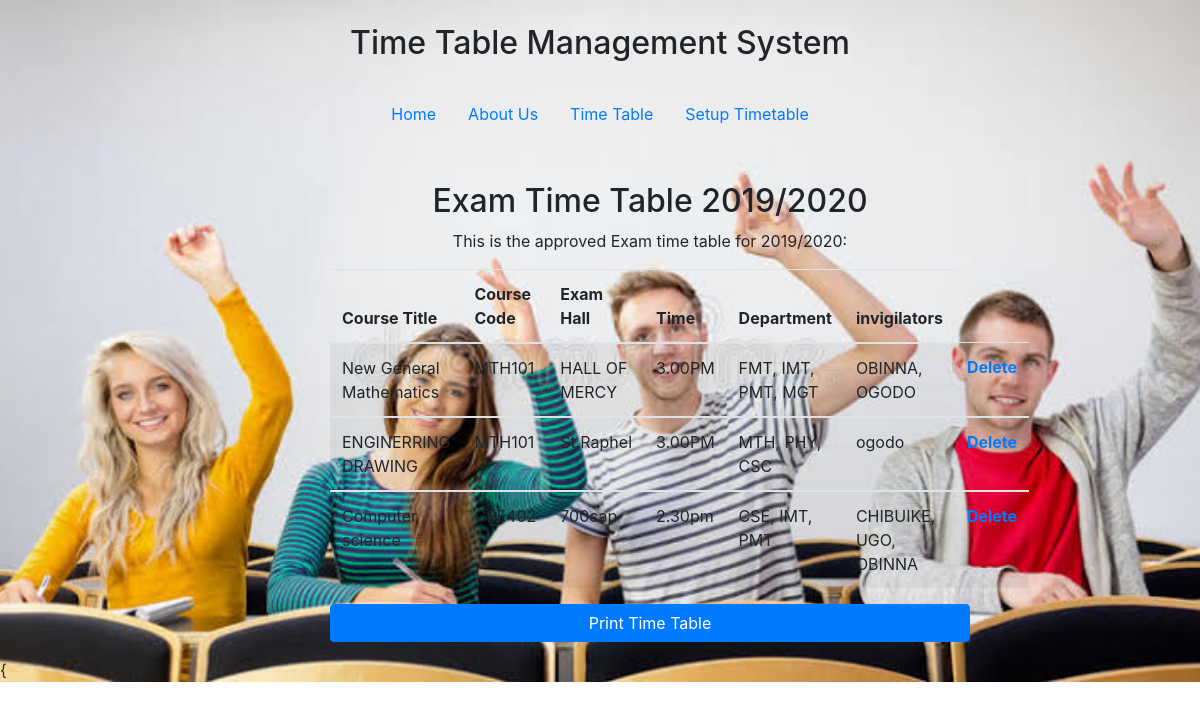
The page /examtime on the database its author committed.
### timetable/models.py (models this page shows, shortened)
class TimeTable(models.Model):
    course_title = models.CharField(max_length=2000)
    course_code = models.CharField(max_length=6)
    hall = models.CharField(max_length=200)
    time = models.CharField(max_length=20)
    invigilators = models.CharField(max_length=2000)
    department = models.CharField(max_length=200)

### timetable/views.py (the view)
# urls.py: path('examtime',views.ExamTime, name='examtime'),
def ExamTime(request):
    url = 'exam_time.html'
    exam = TimeTable.objects.all()
    return render(request, url, {'exams': exam})

### timetable/templates/exam_time.html
{%extends 'base.html'%}
{%load static%}
{%block body%}
<div class="container">
  <h2 align="center">Exam Time Table 2019/2020</h2>
  <p align="center">This is the approved Exam time table for 2019/2020:</p>
  <table class="table table-striped">
          <thead>
            <tr>
              <th>Course Title</th>
              <th>Course Code</th>
              <th>Exam Hall</th>
              <th>Time</th>
              <th>Department</th>
              <th>invigilators</th>
            </tr>
          </thead>
    {% for exam in exams%}
          <tbody>
            <tr>
              <td>{{exam.course_title}}</td>
              <td>{{exam.course_code}}</td>
              <td>{{exam.hall}}</td>
              <td>{{exam.time}}</td>
              <td>{{exam.department}}</td>
              <td>{{exam.invigilators}}</td>
                <td><a href="{% url 'timetable:TimeDelete' exam.id%}" class="crad-link"><b>Delete</b></a></td>
            </tr>
          </tbody>
    {%endfor%}
  </table>
   <div class="form-group">
     <input type="submit" value="Print Time Table" class="btn btn-primary btn-block" >
   </div>
</div>
{%endblock%}

### timetable/templates/base.html (shortened to what this page needs)
{% load static %}
<!DOCTYPE html>
<html lang="en" xmlns="http://www.w3.org/1999/html">
<head>
    <link rel="stylesheet" href="{% static 'bootstrap/css/bootstrap.min.css' %}">
    <link rel="stylesheet" href="{% static 'bootstrap/css/bootstrap.js' %}">
    <link rel="stylesheet" href="{% static 'css/styles.css' %}">
</head>
<body class="bg">
<br/>
<div class="container">
  <h2 align="center">Time Table Management System</h2>
    <br/>
    <ul class="nav justify-content-center">
        <ul class="nav nav-pills" >
    <li class="nav-item">
      <a class="nav-link" href="{% url 'timetable:home'%}">Home</a>
    </li>
    <li class="nav-item">
      <a class="nav-link" href="#">About Us</a>
    </li>
    <li class="nav-item">
      <a class="nav-link" href="{% url 'timetable:examtime'%}">Time Table</a>
    </li>
    <li class="nav-item">
      <a class="nav-link " href="{% url 'timetable:examsetup'%}">Setup Timetable</a>
    </li>
  </ul>
    </ul>
</div>
<br/>
<br/>
<div class="container-fluid">
  <div class="row">
    <div class="col-3" style=""></div>
    <div class="col-7" style="">
        {%block body%}
        {%endblock%}
    </div>
    <div class="col-2" style=""></div>
  </div>
</div>
{
</body>
</html>

### timetable/static/css/styles.css (style rules this page uses)
.bg { background-image: url("new.jpg"); height: 100%; background-position: center; background-repeat: no-repeat; background-size: cover; }

### rows shown on the page
TimeTable: course_title "New General Mathematics", course_code "MTH101", hall "HALL OF MERCY", time "3.00PM", department "FMT, IMT, PMT, MGT", invigilators "OBINNA, OGODO"
TimeTable: course_title "ENGINERRING DRAWING", course_code "MTH101", hall "St.Raphel", time "3.00PM", department "MTH, PHY, CSC", invigilators "ogodo"
TimeTable: course_title "Computer science", course_code "CSE402", hall "700cap", time "2.30pm", department "CSE, IMT, PMT", invigilators "CHIBUIKE, UGO, OBINNA"
